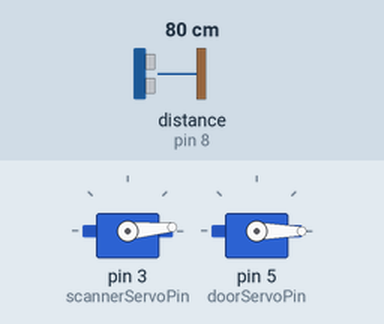
The sketch below on a simulated Arduino Uno, built with avr-gcc and run on an emulated ATmega328P. Shown: 2 × servo. Wiring (inferred from the names in the program): ultrasonic range finder: trigger pin 7; echo pin 8. Inputs (shaded band) come from the test bench; at power-on: distance to the obstacle (sensor on pin 8) 80 cm. The echo pulse lasts 58.3 µs per cm; what the sketch prints to the serial monitor is not drawn.

Above: at 1.58 s.
1.6 s: distance to the obstacle (sensor on pin 8) set to 250 cm
At 1.78 s:
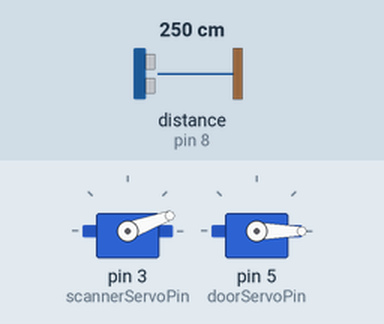
4.6 s: distance to the obstacle (sensor on pin 8) set to 299 cm
At 5.37 s:
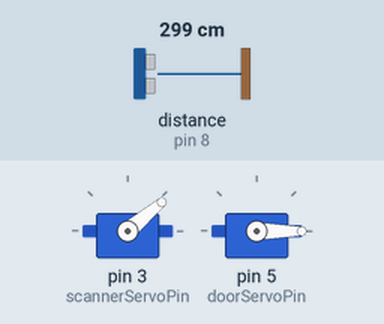
Timing chart, 0 to 13.6 s (numbered marks = the images above; inputs shaded):
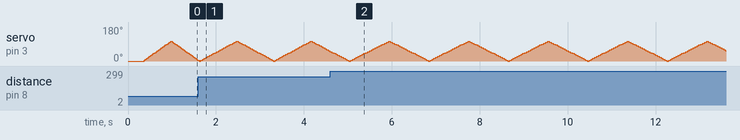

The sketch:

Approach-Triggered-Automatic-Door.ino
```cpp
#include <Servo.h>

const int scannerServoPin = 3;  // Rotates the ultrasonic sensor
const int doorServoPin    = 5;  // Opens/closes the door
const int triggerPin      = 7;  // HC-SR04 TRIG
const int echoPin         = 8;  // HC-SR04 ECHO


const int scanMinAngle = 0;
const int scanMaxAngle = 105;
const int scanStep     = 5;  // Larger steps make a full scan faster
const int scanPositions = ((scanMaxAngle - scanMinAngle) / scanStep) + 1;
int scanAngle = scanMinAngle;
int scanDirection = scanStep;


const float detectionRangeCm = 30.0;       // Ignore objects beyond this range
const float approachDeltaCm  = 5.0;        // Must get at least 5 cm closer
const unsigned long doorHoldMs = 4000;      // Close 4 s after the last trigger
const int doorClosedAngle = 0;              // Adjust to match your door linkage
const int doorOpenAngle   = 90;             // Adjust to match your door linkage

Servo scannerServo;
Servo doorServo;

// One previous distance value for each scanner angle.
// -1 means there is no valid previous reading inside the detection range.
float previousDistance[scanPositions];

bool doorIsOpen = false;
unsigned long lastApproachTriggerMs = 0;

float measureDistanceCm() {
  digitalWrite(triggerPin, LOW);
  delayMicroseconds(2);
  digitalWrite(triggerPin, HIGH);
  delayMicroseconds(10);
  digitalWrite(triggerPin, LOW);

  // Timeout avoids waiting indefinitely if the sensor receives no echo.
  unsigned long travelTime = pulseIn(echoPin, HIGH, 25000UL);

  if (travelTime == 0) {
    return -1.0;  // Not a valid echo
  }

  return (travelTime * 0.0343) / 2.0;
}

void openDoorAfterApproach() {
  if (!doorIsOpen) {
    doorServo.write(doorOpenAngle);
    doorIsOpen = true;
    Serial.println(F("Approach detected: door OPEN"));
  }

  // Extend the open period whenever another valid approach is detected.
  lastApproachTriggerMs = millis();
}

void updateDoorTimeout() {
  if (doorIsOpen && (millis() - lastApproachTriggerMs >= doorHoldMs)) {
    doorServo.write(doorClosedAngle);
    doorIsOpen = false;
    Serial.println(F("No new approach detected: door CLOSED"));
  }
}

void setup() {
  Serial.begin(9600);

  pinMode(triggerPin, OUTPUT);
  pinMode(echoPin, INPUT);

  scannerServo.attach(scannerServoPin);
  doorServo.attach(doorServoPin);

  doorServo.write(doorClosedAngle);
  scannerServo.write(scanAngle);

  for (int i = 0; i < scanPositions; i++) {
    previousDistance[i] = -1.0;
  }

  delay(300);
  Serial.println(F("Automatic door system ready"));
  Serial.println(F("Trigger: within 30 cm AND at least 5 cm closer at the same scan angle"));
}

void loop() {
  // Move the sensor to the current scan angle and allow it to settle.
  scannerServo.write(scanAngle);
  delay(25);

  float distanceCm = measureDistanceCm();
  int sampleIndex = (scanAngle - scanMinAngle) / scanStep;

  // Objects outside 30 cm do not trigger the door. Reset the reading so
  // movement while outside the detection zone is ignored.
  if (distanceCm > 0.0 && distanceCm <= detectionRangeCm) {

    // Establish a baseline when an object first enters range.
    if (previousDistance[sampleIndex] <= 0.0) {
      previousDistance[sampleIndex] = distanceCm;
    } else {
      float approachDistance =
          previousDistance[sampleIndex] - distanceCm;

      // Trigger when the object is at least 5 cm closer
      // than the stored reference at this scan angle.
      if (approachDistance >= approachDeltaCm) {
        openDoorAfterApproach();

        Serial.print(F("Approach at angle "));
        Serial.print(scanAngle);
        Serial.print(F(" deg; distance = "));
        Serial.print(distanceCm, 1);
        Serial.println(F(" cm"));

        // Reset the reference after a successful trigger.
        previousDistance[sampleIndex] = distanceCm;
      }
    }

  } else {
    // Ignore objects outside range or invalid sensor readings.
    previousDistance[sampleIndex] = -1.0;
  }

  // Sweep back and forth between 0 and 105 degrees.
  if (scanAngle >= scanMaxAngle) {
    scanDirection = -scanStep;
  } else if (scanAngle <= scanMinAngle) {
    scanDirection = scanStep;
  }
  scanAngle += scanDirection;

  updateDoorTimeout();
}
```
